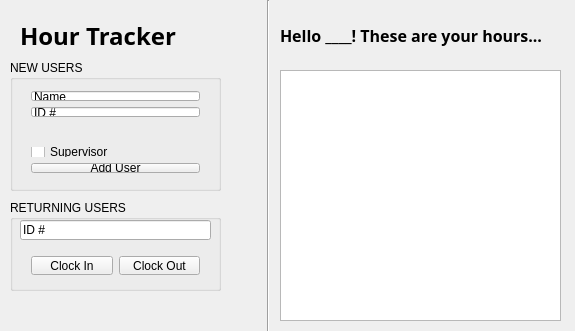
<?xml version="1.0" encoding="UTF-8"?>
<ui version="4.0">
 <class>MainWindow</class>
 <widget class="QMainWindow" name="MainWindow">
  <property name="geometry">
   <rect>
    <x>0</x>
    <y>0</y>
    <width>575</width>
    <height>331</height>
   </rect>
  </property>
  <property name="windowTitle">
   <string>MainWindow</string>
  </property>
  <widget class="QWidget" name="centralWidget">
   <widget class="QLabel" name="label">
    <property name="geometry">
     <rect>
      <x>20</x>
      <y>10</y>
      <width>161</width>
      <height>51</height>
     </rect>
    </property>
    <property name="font">
     <font>
      <family>Bahnschrift SemiBold</family>
      <pointsize>18</pointsize>
      <weight>75</weight>
      <bold>true</bold>
     </font>
    </property>
    <property name="text">
     <string>Hour Tracker</string>
    </property>
   </widget>
   <widget class="QGroupBox" name="NEWUSERS">
    <property name="geometry">
     <rect>
      <x>10</x>
      <y>60</y>
      <width>211</width>
      <height>131</height>
     </rect>
    </property>
    <property name="title">
     <string>NEW USERS</string>
    </property>
    <widget class="QWidget" name="">
     <property name="geometry">
      <rect>
       <x>10</x>
       <y>20</y>
       <width>191</width>
       <height>48</height>
      </rect>
     </property>
     <layout class="QVBoxLayout" name="verticalLayout">
      <item>
       <widget class="QLineEdit" name="Name">
        <property name="text">
         <string>Name</string>
        </property>
       </widget>
      </item>
      <item>
       <widget class="QLineEdit" name="ID">
        <property name="text">
         <string>ID #</string>
        </property>
       </widget>
      </item>
     </layout>
    </widget>
    <widget class="QWidget" name="">
     <property name="geometry">
      <rect>
       <x>10</x>
       <y>76</y>
       <width>191</width>
       <height>48</height>
      </rect>
     </property>
     <layout class="QVBoxLayout" name="verticalLayout_2">
      <item>
       <widget class="QCheckBox" name="sup">
        <property name="text">
         <string>Supervisor</string>
        </property>
       </widget>
      </item>
      <item>
       <widget class="QPushButton" name="adduser">
        <property name="text">
         <string>Add User</string>
        </property>
       </widget>
      </item>
     </layout>
    </widget>
   </widget>
   <widget class="QGroupBox" name="NEWUSERS_2">
    <property name="geometry">
     <rect>
      <x>10</x>
      <y>200</y>
      <width>211</width>
      <height>91</height>
     </rect>
    </property>
    <property name="title">
     <string>RETURNING USERS</string>
    </property>
    <widget class="QLineEdit" name="ID_2">
     <property name="geometry">
      <rect>
       <x>10</x>
       <y>20</y>
       <width>191</width>
       <height>20</height>
      </rect>
     </property>
     <property name="text">
      <string>ID #</string>
     </property>
    </widget>
    <widget class="QWidget" name="">
     <property name="geometry">
      <rect>
       <x>10</x>
       <y>45</y>
       <width>191</width>
       <height>41</height>
      </rect>
     </property>
     <layout class="QHBoxLayout" name="horizontalLayout">
      <item>
       <widget class="QPushButton" name="clockin">
        <property name="text">
         <string>Clock In</string>
        </property>
       </widget>
      </item>
      <item>
       <widget class="QPushButton" name="clockout">
        <property name="text">
         <string>Clock Out</string>
        </property>
       </widget>
      </item>
     </layout>
    </widget>
   </widget>
   <widget class="Line" name="line">
    <property name="geometry">
     <rect>
      <x>260</x>
      <y>0</y>
      <width>16</width>
      <height>341</height>
     </rect>
    </property>
    <property name="orientation">
     <enum>Qt::Vertical</enum>
    </property>
   </widget>
   <widget class="QListWidget" name="listWidget">
    <property name="geometry">
     <rect>
      <x>280</x>
      <y>70</y>
      <width>281</width>
      <height>251</height>
     </rect>
    </property>
   </widget>
   <widget class="QLabel" name="label_2">
    <property name="geometry">
     <rect>
      <x>280</x>
      <y>10</y>
      <width>291</width>
      <height>51</height>
     </rect>
    </property>
    <property name="font">
     <font>
      <family>Bahnschrift SemiBold</family>
      <pointsize>12</pointsize>
      <weight>75</weight>
      <bold>true</bold>
     </font>
    </property>
    <property name="text">
     <string>Hello ____! These are your hours...</string>
    </property>
   </widget>
  </widget>
 </widget>
 <layoutdefault spacing="6" margin="11"/>
 <resources/>
 <connections/>
</ui>
